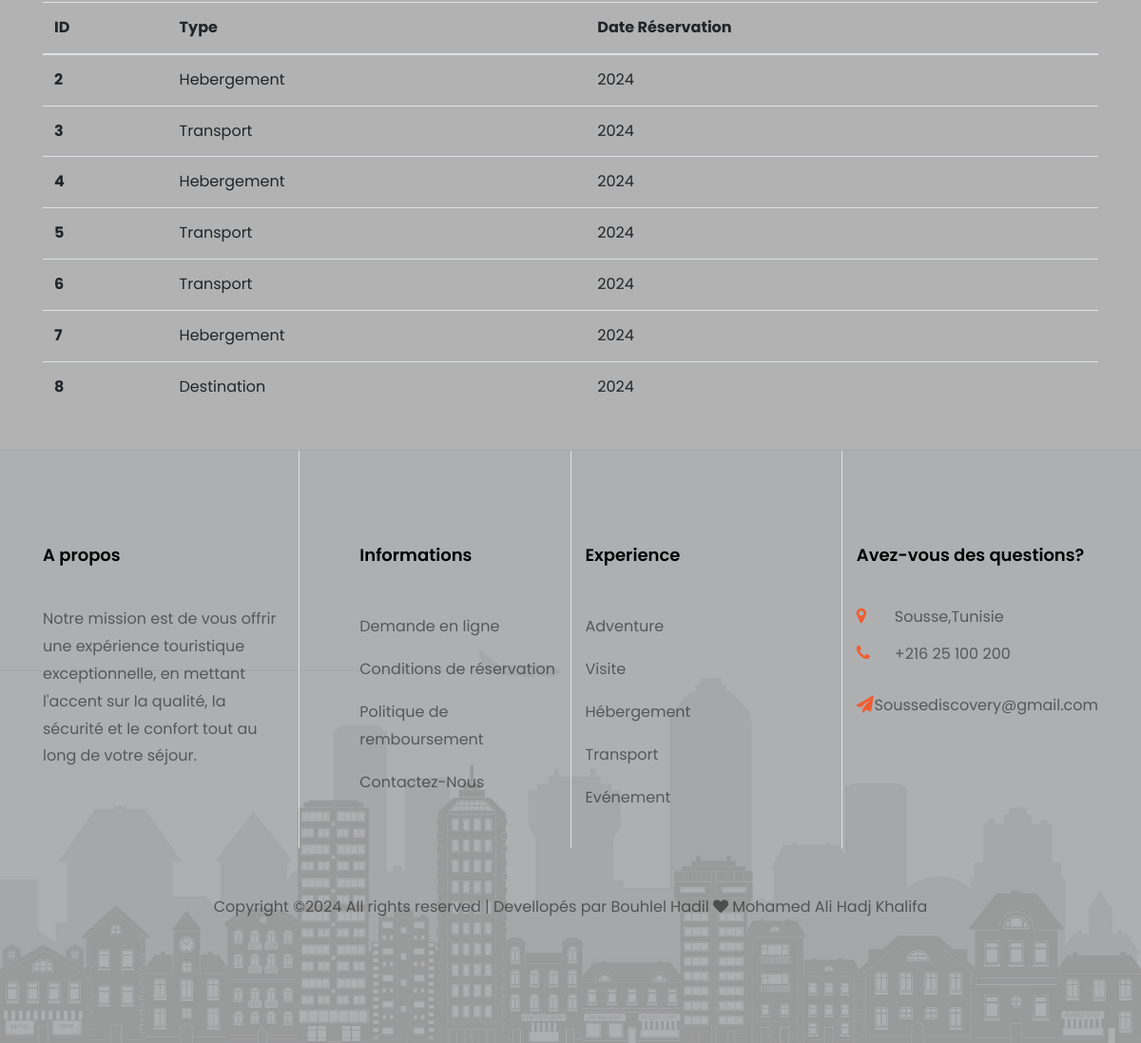
The page /mes_reservations.php (signed in, lower part) on the database as committed earlier.
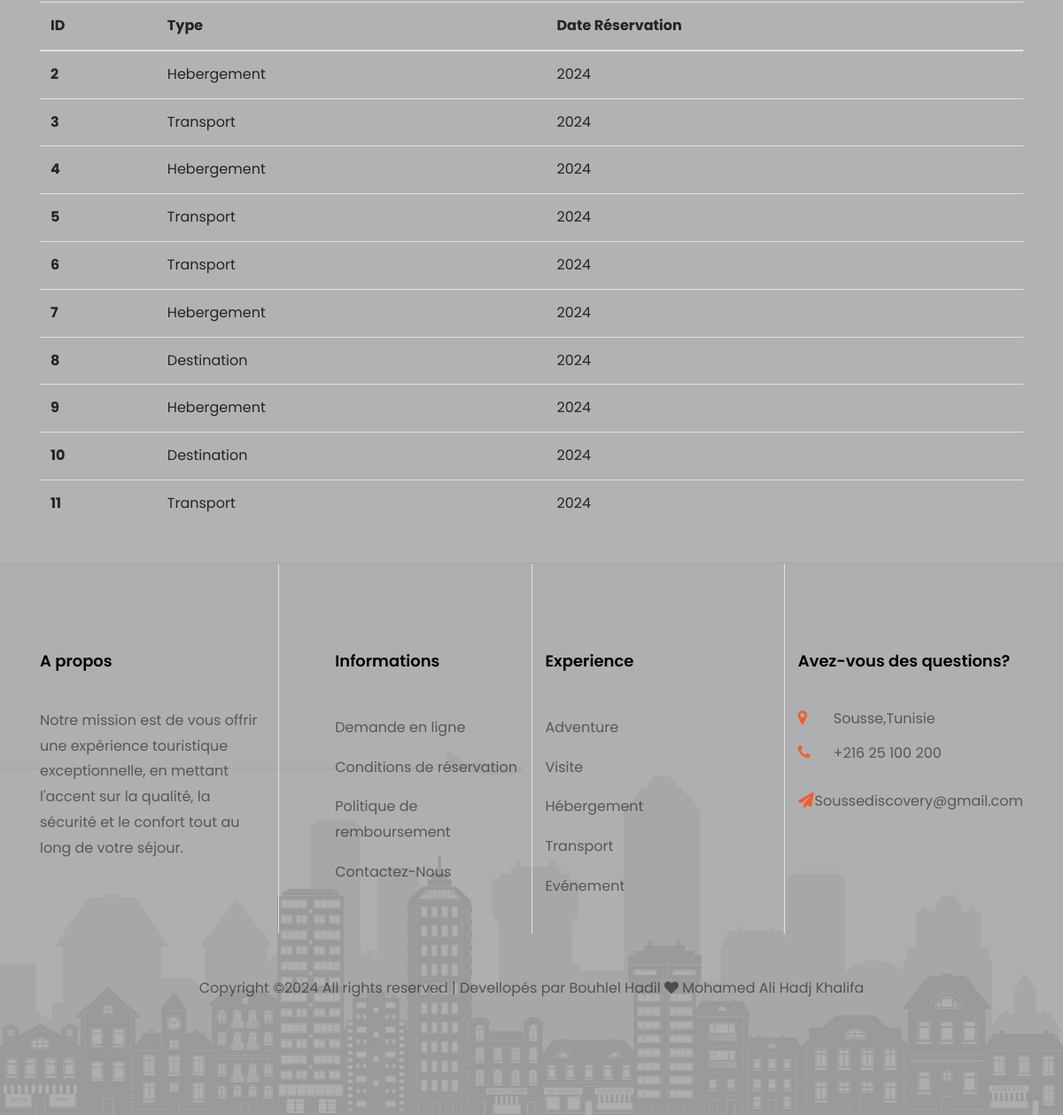
The same page on the database as committed later.
### tables this page shows
CREATE TABLE IF NOT EXISTS `reservation` (
  `id` int NOT NULL AUTO_INCREMENT,
  `idfor` int NOT NULL,
  `type` varchar(100) NOT NULL,
  `idClient` int NOT NULL,
  `dateD` varchar(50) NOT NULL,
  `dateF` varchar(50) NOT NULL,
  `dateReservation` varchar(50) NOT NULL,
  `etat` int NOT NULL,
  PRIMARY KEY (`id`)
);

### connexion/database.php (called while the page is built, shortened)
<?php
class database
{
    private $link;
    public function __construct()
    {
        global $link;
        if (is_null($link)) {
            $server = 'localhost';
            $login = 'root';
            $password = '';
            $database = 'sousse_discovery';
            try {
                $this->link = new mysqli($server, $login, $password, $database);
                $this->link->set_charset("utf8");
            } catch (mysqli_sql_exception $e) {
                echo 'Problem de connexion--> ' . $e;
            }
        }
    }
    public function getConnectionDB()
    {
        return $this->link;
    }
}
?>

### connexion/connexion.php (called while the page is built, shortened)
<?php
require_once("database.php");
require_once("scanne.php");
require_once("hebergementfct.php");
require_once("reservationfct.php");
$database = new database();
$scanne = new scanne($database->getConnectionDB());
$reservationfct= new reservationfct($database->getConnectionDB());
?>

### connexion/scanne.php (called while the page is built, shortened)
<?php
class scanne
{
    private $db;
    public function __construct($db)
    {
        $this->db = $db;
    }
    public function getCptById($id)
    {
        $query = mysqli_query($this->db, "SELECT * FROM `user` WHERE `id` ='{$id}'");
        $result = mysqli_fetch_assoc($query);
        if ($query) {
            return $result;
        } else {
            return false;
        }
    }
}

### connexion/reservationfct.php (called while the page is built, shortened)
<?php
class reservationfct
{
    private $db;
    public function __construct($db)
    {
        $this->db = $db;
    }
    public function getlistbyclient($idClient)
    {
        $table = array();
        $query = mysqli_query($this->db, "SELECT * FROM `reservation` where `idClient`='$idClient'");
        while ($result = mysqli_fetch_array($query)) {
            $table[] = $result;
        }
        return $table;
    }
}
?>

### mes_reservations.php (the view, shortened to what this page needs)
<?php
require_once('head.php');
require_once('navbar.php');
$idclient = $currentUser['id'];
$reservations = $reservationfct->getlistbyclient($idclient);
?>
<section class="hero-wrap hero-wrap-2 js-fullheight" style="background-image: url('images/sousse3.jpg');">
   <div class="overlay"></div>
</section>
<section class="ftco-section ftco-no-pb contact-section mb-4">
    <div class="container">
        <div class="row">
            <div class="col-md-12">
                <?php if (!empty($reservations)) { ?>
                    <table class="table">
                        <thead>
                            <tr>
                                <th scope="col">ID</th>
                                <th scope="col">Type</th>
                                <th scope="col">Date Réservation</th>
                            </tr>
                        </thead>
                        <tbody>
                            <?php foreach ($reservations as $reservation) { ?>
                                <tr>
                                    <th scope="row"><?= $reservation['id']; ?></th>
                                    <td><?= $reservation['type']; ?></td>
                                    <td><?= $reservation['dateReservation']; ?></td>
                                </tr>
                            <?php } ?>
                        </tbody>
                    </table>
                <?php } else { ?>
                    <p>Aucune réservation trouvée.</p>
                <?php } ?>
            </div>
        </div>
    </div>
</section>
<?php
require_once('footer.php');
include('loader.php');
?>

Rows that differ between the two databases and show on the page:
added reservation: id "9", type "Hebergement", dateReservation "2024"
added reservation: id "10", type "Destination", dateReservation "2024"
added reservation: id "11", type "Transport", dateReservation "2024"
